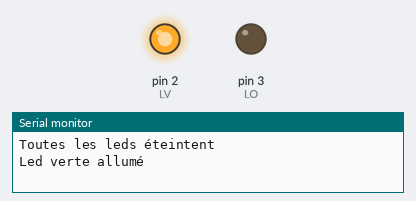
Bench run of a sketch on a simulated Arduino Uno, built with avr-gcc and run on an emulated ATmega328P. Parts: output pins drawn as LEDs (lit = HIGH), the last lines printed to the serial monitor. Dashed ring = blinking.

Above: at 0.1 s.
At 9.3 s:
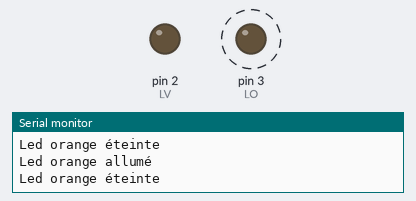
Timing chart, 0 to 11.5 s (numbered marks = the images above):
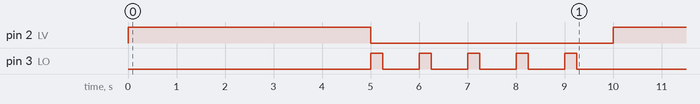

The sketch:

Clignotement_Led.ino
```cpp
int i = 0 ;
const int n = 5 ;
const int LV = 2; //Led Vert sur le port
const int LO = 3; //Led Orange sur le port
void setup() {
pinMode(LV,OUTPUT); //Branche le port 2 comme une sortie
pinMode(LO,OUTPUT); //Branche le port 3 comme une sortie
Serial.begin(9600); // Initialisation de la transmission
}

void loop() {
  digitalWrite(LO,0); //Eteint la led orange
  digitalWrite(LV,0); //Eteint la led verte
  Serial.println("Toutes les leds éteintent"); //Communique les led éteintent
  digitalWrite(LV,1); //Allume la led verte
  Serial.println("Led verte allumé"); //Communique la led allumé
  delay(5000); //Laisser la led allumé pendant 5s
  digitalWrite(LV,0); //Eteint la led verte
  Serial.println("Led verte eteint, orange clignote"); //Communique la led allumé
  while(i<n){digitalWrite(LO,1); //Allume la led orange
             Serial.println("Led orange allumé"); //Communique la led allumé
             delay(250); //Laisser la led allumé pendant 0.25s
             digitalWrite(LO,0); //Eteint la led orange
             Serial.println("Led orange éteinte"); //Communique la led éteinte
             delay(750); //Laisser la led eteinte pendant 0.75s
             i+=1 ; }

 digitalWrite(LV,0); //Eteint la led verte
 digitalWrite(LO,0); //Eteint la led orange


}
```

Measured:
- by itself, pin 2 (LV): LOW → HIGH at 0.00 s, → LOW 5.0 s later, → HIGH 5.0 s later
- by itself, pin 3 (LO): LOW → HIGH at 5.0 s, → LOW 0.25 s later, → HIGH 0.75 s later, → LOW 0.25 s later, … (10 changes in this stretch)
